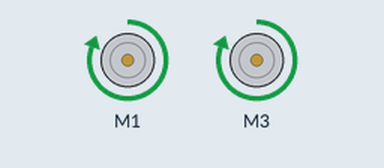
Simulated run of this sketch. Board: Arduino Uno, built with avr-gcc and run on an emulated ATmega328P. On the bench: 2 × DC motor (green arrow = forward, orange = backward, longer = faster).

Above: at 1.0 s.
At 5.0 s:
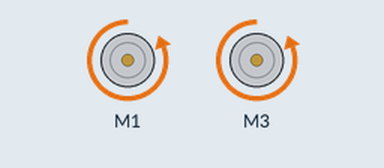
At 7.0 s:
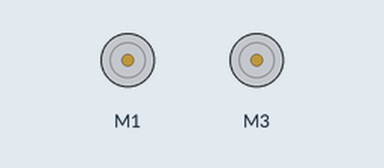
Timing chart, 0 to 10.4 s (numbered marks = the images above):
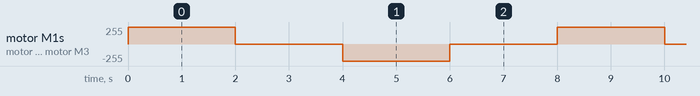

Measured:
- by itself, motor M1, motor M3: repeats every 8.0 s: stopped 2.0 s, backward 255/255 2.0 s, stopped 2.0 s, forward 255/255 2.0 s

The sketch:

teste-AFMotor.ino
```cpp
#include <AFMotor.h>

AF_DCMotor motor1(1);
AF_DCMotor motor2(3);

void setup()
{
  // Define a velocidade maxima para os motores 1 e 2
  //motor1.setSpeed(255);
  //motor2.setSpeed(255);
}

void loop()
{
  motor1.setSpeed(255);
  motor1.run(FORWARD);
  motor2.setSpeed(255);
  motor2.run(FORWARD);
  delay(2000);

  motor1.setSpeed(0);
  motor1.run(RELEASE);
  motor2.setSpeed(0);
  motor2.run(RELEASE);
  delay(2000);

  motor1.setSpeed(255);
  motor1.run(BACKWARD);
  motor2.setSpeed(255);
  motor2.run(BACKWARD);
  delay(2000);

  motor1.setSpeed(0);
  motor1.run(RELEASE);
  motor2.setSpeed(0);
  motor2.run(RELEASE);
  delay(2000);

}
```
